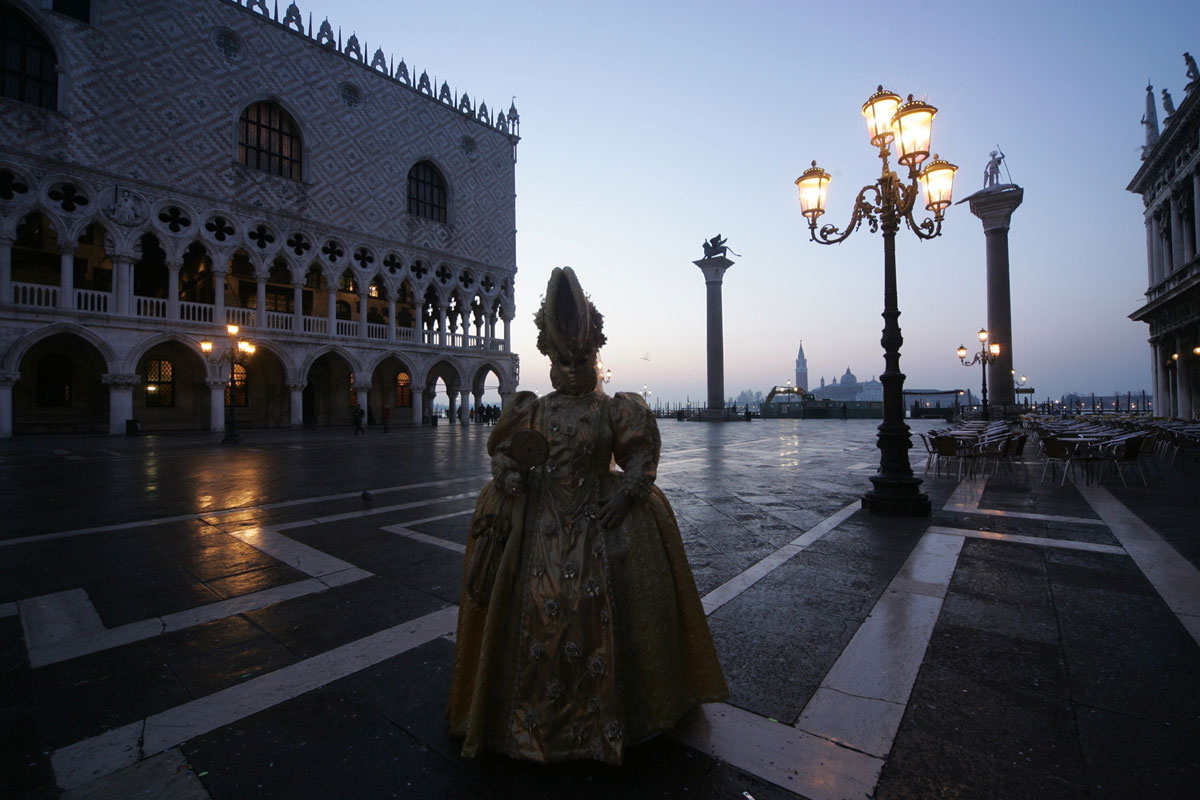
#> input picture Images/mask_mean.jpg, 1200 x 800 px; its folder holds only this picture in this run
$ python projet.py Images/mask_mean.jpg   (older library calls are emulated)
#> lines starting #> are read from the running program, lines starting #| are printed output that depends on the picture
import sys
import numpy as np
import matplotlib.pyplot as plt
import cv2
import os

def show(im):
    plt.figure()
    plt.imshow(im/im.max(), cmap='gray')

#    cv2.imshow('image', im)
#    cv2.waitKey(10000)

def weights_map(images):
    (w_c, w_s, w_e) = (1, 1, 1)

    weights = []
    wsum = np.zeros(images[0].shape[:2], dtype=np.float32)

    i = 0

    for im in images:
        image = im/255

        # contrast
        gray = cv2.cvtColor(image, cv2.COLOR_BGR2GRAY)
        laplacian = cv2.Laplacian(gray, -1)
        cont = np.abs(laplacian)
#        print('cont: ', cont.mean(), cont.std(), np.median(cont))


        # saturation
        sat = image.std(axis=2, dtype=np.float32)
#        print('sat: ', sat.mean(), sat.std(), np.median(sat))


        # well-exposedness
        blue, green, red = cv2.split(image)
        sigma = 0.2
        red_exp = np.exp(-(red - 0.5)**2 / (2 * (sigma**2)))
        green_exp = np.exp(-(green - 0.5)**2 / (2 * (sigma**2)))
        blue_exp = np.exp(-(blue - 0.5)**2 / (2 * (sigma**2)))
        exp = red_exp * green_exp * blue_exp
#        print('exp: ', exp.mean(), exp.std(), np.median(exp))


        #Weights
        W = np.ones(image.shape[:2], dtype=np.float32)

        W = (cont ** w_c) * (sat ** w_s) * (exp ** w_e) + 1e-12
#        print('W: ', W.mean(), W.std(), np.median(W))

        wsum = wsum + W

        weights.append(W)

#        show(W)

    nonzero = wsum > 0
    for i in range(len(weights)):
        weights[i][nonzero]= weights[i][nonzero]/wsum[nonzero]

    return weights

def naive_fusion(images, weights):
    naive_image = np.zeros(images[0].shape)
    for i in range(len(images)):
        naive_image = naive_image + (np.expand_dims(weights[i],axis=2) * images[i])
    return naive_image

def reduce(image):
    kernel = cv2.getGaussianKernel(ksize=5, sigma=0.2) #Gaussian filter coefficients
    reduced = cv2.filter2D(image, -1, kernel) #Convolution of the image with the kernel
    reduced = cv2.resize(reduced, None, fx=0.5, fy=0.5)
    reduced = np.float32(reduced)
    return reduced

def gaussian_pyramid(image, size):
    img = image.copy()
    gaussian = [img]
    for i in range(size):
        img = reduce(img)
        gaussian.append(img)
    return gaussian

def expand(image):
    kernel = cv2.getGaussianKernel(ksize=5, sigma=0.2)
    expanded = cv2.resize(image, None, fx=2, fy=2)
    expanded = cv2.filter2D(expanded, -1, kernel)
    expanded = np.float32(expanded)
    return expanded

def laplacian_pyramid(image, size):
    gaussian = gaussian_pyramid(image, size+1)
    laplacian = [gaussian[size-1]]
    for i in range(size-1, 0, -1):
        exp = expand(gaussian[i])
        l = cv2.subtract(gaussian[i-1], exp)
        laplacian = [l] + laplacian
    return laplacian

def collapse(pyramid):
    size = len(pyramid)
    collapsed = pyramid[size-1]
    for i in range(size-2, -1, -1):
        collapsed = cv2.add(expand(collapsed), pyramid[i])
    return collapsed

def fusion(images, weights, size):
    l = []
    g = []
    for (image, weight) in zip(images, weights):
        g.append(gaussian_pyramid(weight, size))
        l.append(laplacian_pyramid(image, size))

    pyramid_weigth = []
    for i in range(size):
        pw = np.zeros(l[0][i].shape, dtype=np.float32)
        for k in range(len(images)):
            lp = l[k][i]
            gps = np.float32(g[k][i])/255
            gp = np.dstack((gps, gps, gps)) #Stack arrays in sequence depth wise
            lp_gp = cv2.multiply(lp, gp, dtype=cv2.CV_32F)
            pw = cv2.add(pw, lp_gp)

        pyramid_weigth.append(pw)

    fusion = collapse(pyramid_weigth)
    return fusion


def main(argv):
    path = os.path.dirname(os.path.realpath(__file__)) + "/Images/"
    files = [f for f in os.listdir(path)]
    images = []

    for file in files:
        img = cv2.imread(f'Images/{file}')
#> img is the input picture: shape (800, 1200, 3); mean B, G, R 90.3, 80.2, 76.8
        images.append(img.astype(np.float32))

    W = weights_map(images) #Weigths
#> the loop in weights_map, `for im in images:` made 1 pass
#> sigma on pass 1: 0.2
#> pass 1, in weights_map, `gray = cv2.cvtColor(image, cv2.COLOR_BGR2GRAY)`:
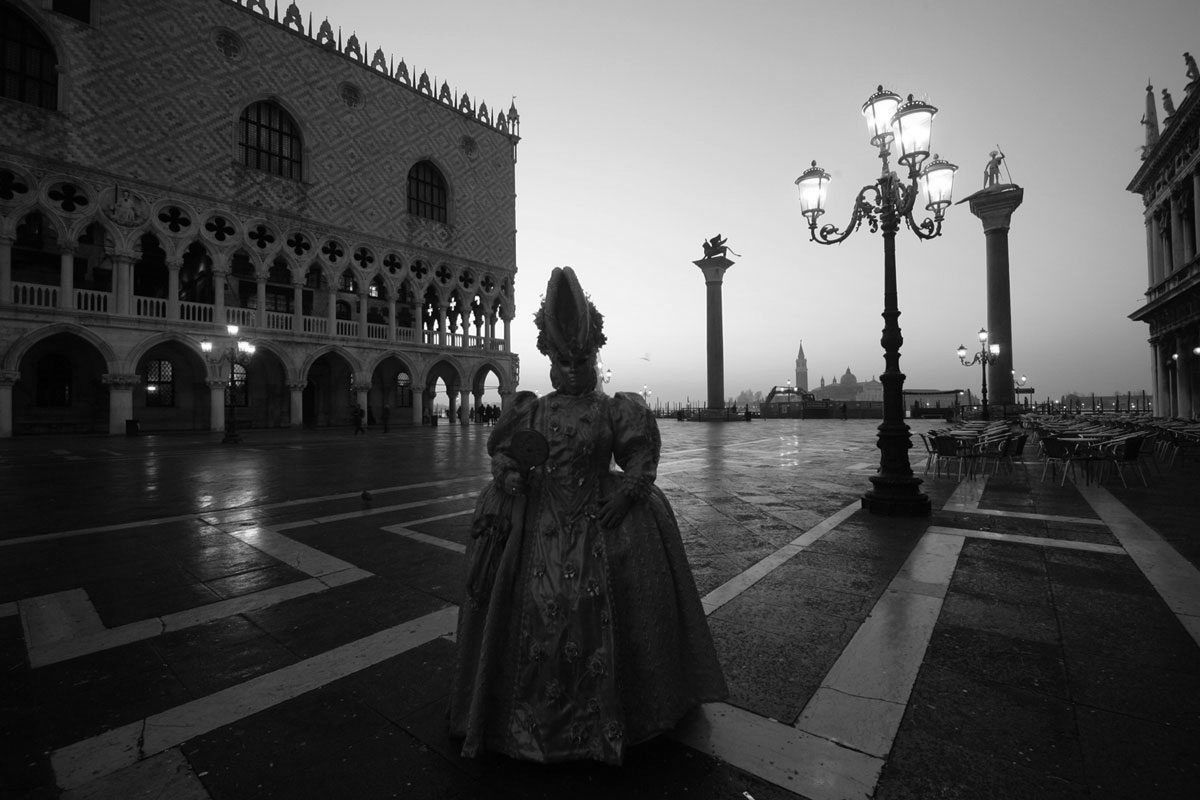
#> gray: shape (800, 1200) float32; min 0, max 1, mean 0.315
#> pass 1, in weights_map, `laplacian = cv2.Laplacian(gray, -1)`:
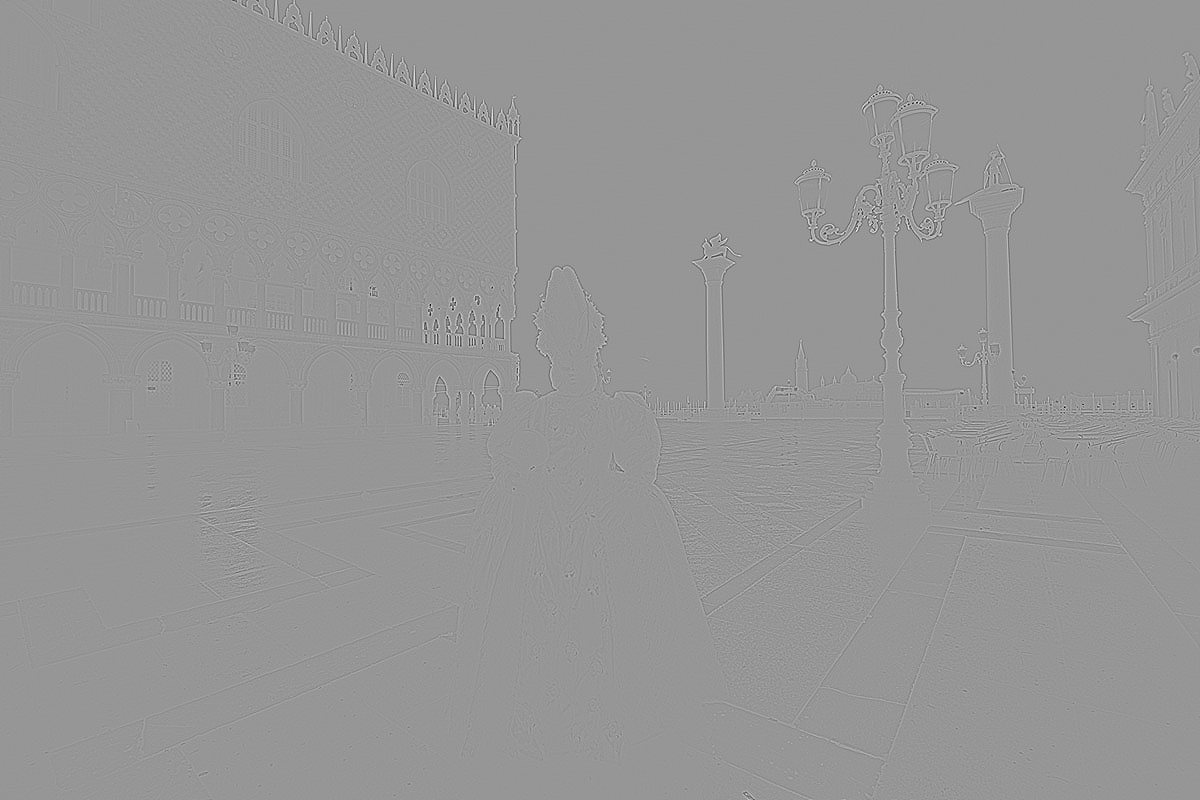
#> laplacian: shape (800, 1200) float32; min -1.8, max 1.25, mean -3.21e-06; drawn with min black and max white
#> pass 1, in weights_map, `cont = np.abs(laplacian)`:
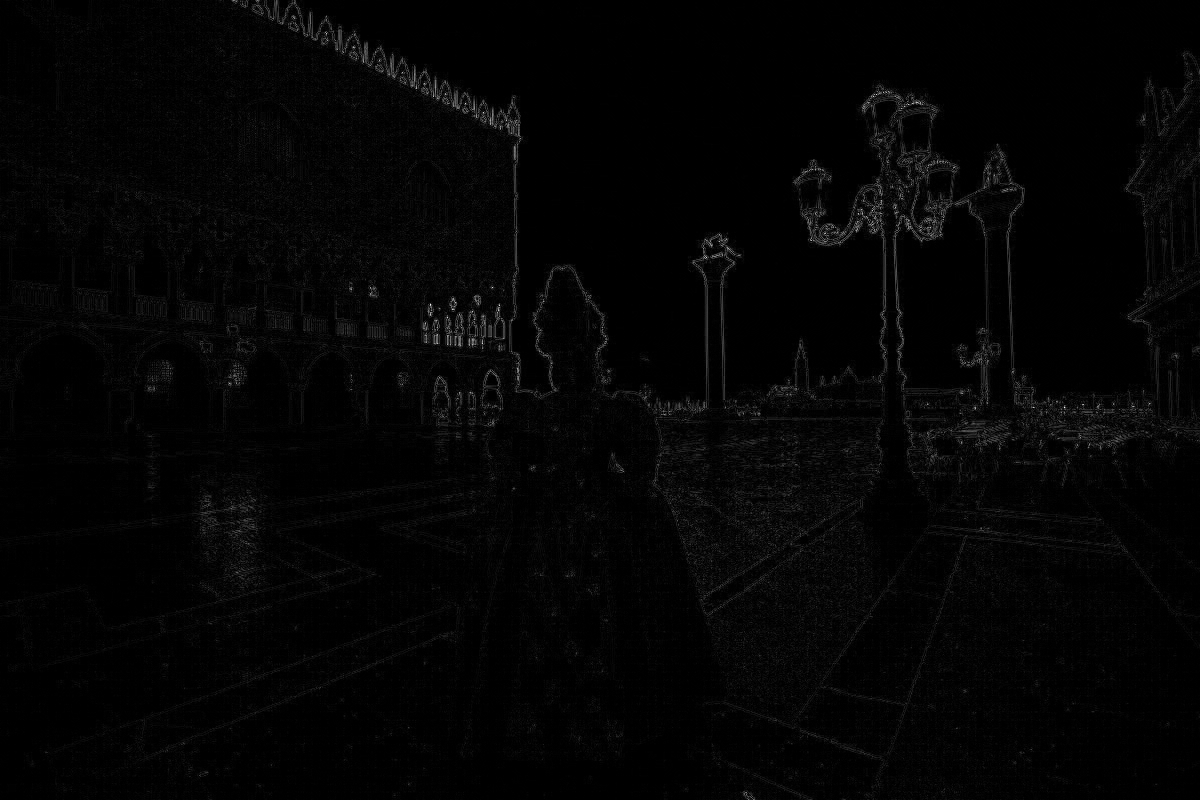
#> cont: shape (800, 1200) float32; min 0, max 1.8, mean 0.033; drawn with min black and max white
#> after the loop in weights_map, `for im in images:`: weights = 1 item
#> in weights_map, `nonzero = wsum > 0`: nonzero: shape (800, 1200) bool; every value is 1
#> the loop in weights_map, `for i in range(len(weights)):` made 1 pass
#> W = 1 item

    res_naive = naive_fusion(images, W) #Naive Fusion
#> the loop in naive_fusion, `for i in range(len(images)):` made 1 pass
#    show(res_naive)
    res = fusion(images, W, 3)
#> the loop in fusion, `for (image, weight) in zip(images, weights):` made 1 pass
#> after the loop in fusion, `for i in range(size):`:
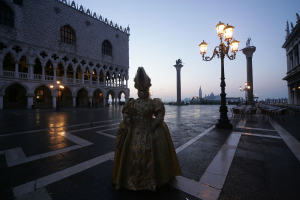
#> lp: shape (200, 300, 3) float32; mean of channels 0, 1, 2 90.3, 80.2, 76.8; drawn as B, G, R
#> after the loop in fusion, `for i in range(size):`: pyramid_weigth = 3 items
#> in collapse, `size = len(pyramid)`: size = 3
    show(res)


if (__name__ == '__main__'):
    main(sys.argv)
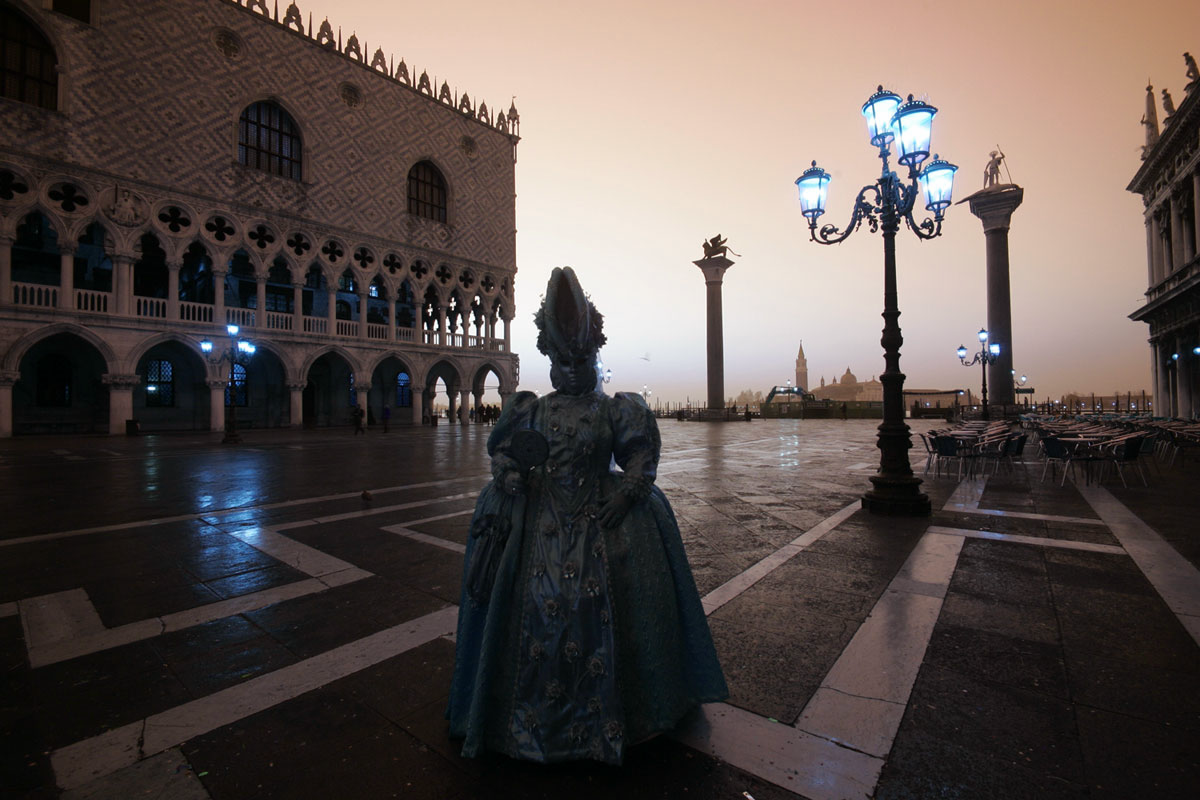
#> shown: shape (800, 1200, 3) float32; mean R, G, B 0.355, 0.315, 0.302
